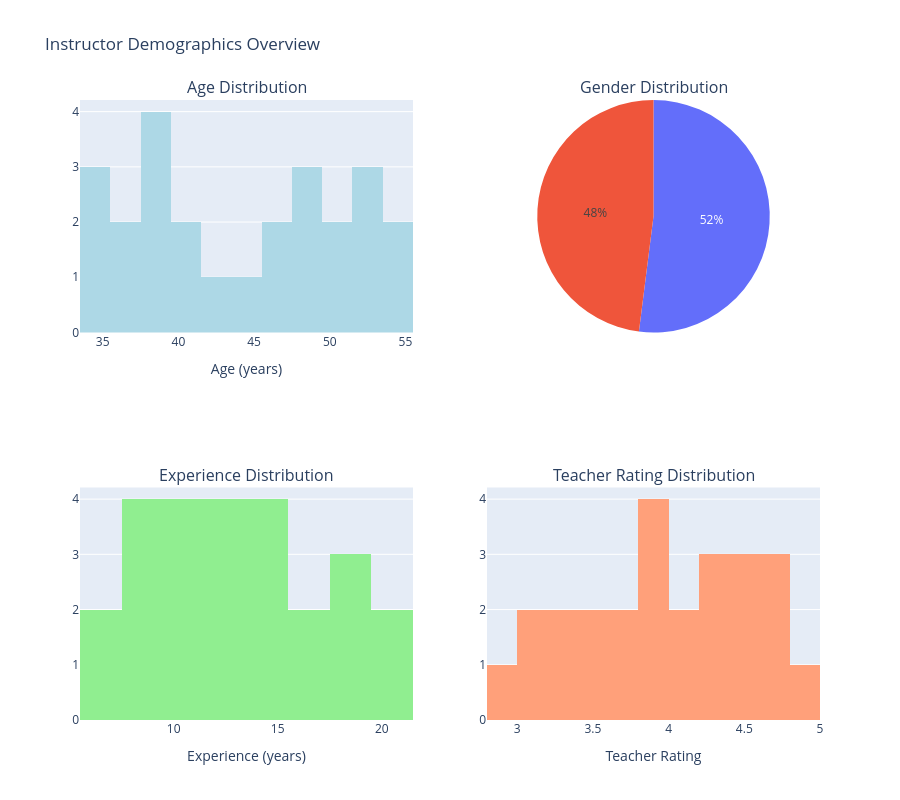

Write notebook code for a chart like this one.
### Markdown cell above
## Phase 3: Exploratory Data Analysis (EDA)

### 3.1 Instructor Demographics Analysis

### Code cell
print("\n" + "=" * 80)
print("PHASE 3: EXPLORATORY DATA ANALYSIS (EDA)")
print("=" * 80)

# 3.1 Instructor Demographics
print("\n" + "─" * 80)
print("3.1 INSTRUCTOR DEMOGRAPHICS")
print("─" * 80)

print(f"\n👥 Age Distribution:")
print(f"  Mean: {teachers['Age'].mean():.2f}")
print(f"  Median: {teachers['Age'].median():.2f}")
print(f"  Std Dev: {teachers['Age'].std():.2f}")
print(f"  Range: {teachers['Age'].min()} - {teachers['Age'].max()}")

print(f"\n⚤ Gender Distribution:")
print(teachers['Gender'].value_counts().to_string())

print(f"\n💡 Expertise Distribution:")
print(teachers['Expertise'].value_counts().to_string())

print(f"\n📚 Years of Experience:")
print(f"  Mean: {teachers['YearsOfExperience'].mean():.2f}")
print(f"  Median: {teachers['YearsOfExperience'].median():.2f}")
print(f"  Std Dev: {teachers['YearsOfExperience'].std():.2f}")
print(f"  Range: {teachers['YearsOfExperience'].min()} - {teachers['YearsOfExperience'].max()}")

print(f"\n⭐ Teacher Ratings:")
print(f"  Mean: {teachers['TeacherRating'].mean():.2f}")
print(f"  Median: {teachers['TeacherRating'].median():.2f}")
print(f"  Std Dev: {teachers['TeacherRating'].std():.2f}")
print(f"  Range: {teachers['TeacherRating'].min():.2f} - {teachers['TeacherRating'].max():.2f}")

# Create visualizations
fig = make_subplots(
    rows=2, cols=2,
    subplot_titles=("Age Distribution", "Gender Distribution", "Experience Distribution", "Teacher Rating Distribution"),
    specs=[[{"type": "histogram"}, {"type": "pie"}],
           [{"type": "histogram"}, {"type": "histogram"}]]
)

# Age histogram
fig.add_trace(
    go.Histogram(x=teachers['Age'], name="Age", nbinsx=15, marker_color='lightblue'),
    row=1, col=1
)

# Gender pie
fig.add_trace(
    go.Pie(labels=teachers['Gender'].value_counts().index, 
            values=teachers['Gender'].value_counts().values, name="Gender"),
    row=1, col=2
)

# Experience histogram
fig.add_trace(
    go.Histogram(x=teachers['YearsOfExperience'], name="Experience", nbinsx=12, marker_color='lightgreen'),
    row=2, col=1
)

# Rating histogram
fig.add_trace(
    go.Histogram(x=teachers['TeacherRating'], name="Rating", nbinsx=15, marker_color='lightsalmon'),
    row=2, col=2
)

fig.update_xaxes(title_text="Age (years)", row=1, col=1)
fig.update_xaxes(title_text="Experience (years)", row=2, col=1)
fig.update_xaxes(title_text="Teacher Rating", row=2, col=2)

fig.update_layout(height=800, showlegend=False, title_text="Instructor Demographics Overview")
fig.show()

### Figure 1 — Plotly figure (JSON) as saved in the notebook; plotly's stock layout.template omitted (floating-point values rounded to 4 significant figures)
{"data": [{"marker": {"color": "lightblue"}, "name": "Age", "nbinsx": 15, "type": "histogram", "x": [45, 38, 52, 35, 48, 40, 55, 36, 50, 42, 47, 39, 53, 34, 49, 38, 51, 37, 54, 41, 46, 35, 52, 39, 48], "xaxis": "x", "yaxis": "y"}, {"domain": {"x": [0.55, 1.0], "y": [0.625, 1.0]}, "labels": ["Male", "Female"], "name": "Gender", "type": "pie", "values": [13, 12]}, {"marker": {"color": "lightgreen"}, "name": "Experience", "nbinsx": 12, "type": "histogram", "x": [15, 12, 20, 8, 14, 10, 18, 9, 16, 11, 13, 10, 19, 7, 15, 9, 17, 8, 21, 12, 14, 7, 18, 10, 13], "xaxis": "x2", "yaxis": "y2"}, {"marker": {"color": "lightsalmon"}, "name": "Rating", "nbinsx": 15, "type": "histogram", "x": [4.8, 4.7, 4.6, 4.5, 4.4, 4.3, 4.2, 4.1, 4.0, 3.9, 3.8, 3.7, 3.6, 3.5, 3.4, 3.3, 3.2, 3.1, 3.0, 2.9, 3.8, 4.2, 3.9, 4.4, 4.6], "xaxis": "x3", "yaxis": "y3"}], "layout": {"annotations": [{"font": {"size": 16}, "showarrow": false, "text": "Age Distribution", "x": 0.225, "xanchor": "center", "xref": "paper", "y": 1.0, "yanchor": "bottom", "yref": "paper"}, {"font": {"size": 16}, "showarrow": false, "text": "Gender Distribution", "x": 0.775, "xanchor": "center", "xref": "paper", "y": 1.0, "yanchor": "bottom", "yref": "paper"}, {"font": {"size": 16}, "showarrow": false, "text": "Experience Distribution", "x": 0.225, "xanchor": "center", "xref": "paper", "y": 0.375, "yanchor": "bottom", "yref": "paper"}, {"font": {"size": 16}, "showarrow": false, "text": "Teacher Rating Distribution", "x": 0.775, "xanchor": "center", "xref": "paper", "y": 0.375, "yanchor": "bottom", "yref": "paper"}], "height": 800, "showlegend": false, "title": {"text": "Instructor Demographics Overview"}, "xaxis": {"anchor": "y", "domain": [0.0, 0.45], "title": {"text": "Age (years)"}}, "xaxis2": {"anchor": "y2", "domain": [0.0, 0.45], "title": {"text": "Experience (years)"}}, "xaxis3": {"anchor": "y3", "domain": [0.55, 1.0], "title": {"text": "Teacher Rating"}}, "yaxis": {"anchor": "x", "domain": [0.625, 1.0]}, "yaxis2": {"anchor": "x2", "domain": [0.0, 0.375]}, "yaxis3": {"anchor": "x3", "domain": [0.0, 0.375]}}}
